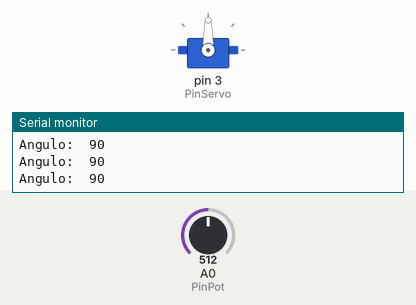
Recording of a sketch running on a simulated Arduino Uno, built with avr-gcc and run on an emulated ATmega328P. On the bench: servo, the last lines printed to the serial monitor. The test bench sets the inputs (shaded band); at power-on: A0 (PinPot) = 512.

Above: at 1.2 s.
1.3 s: A0 (PinPot) set to 556
At 2.3 s:
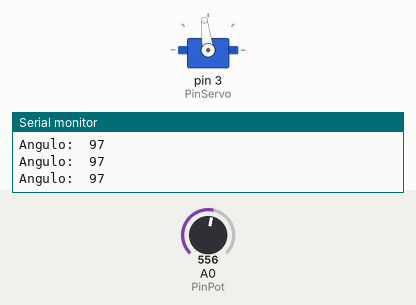
4.3 s: A0 (PinPot) set to 586
At 4.6 s:
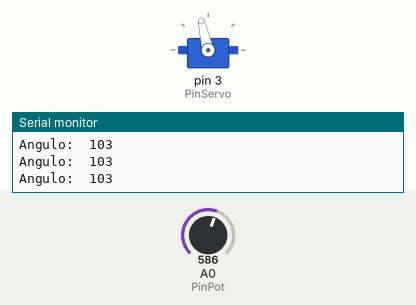
5.8 s: A0 (PinPot) set to 716
At 7.0 s:
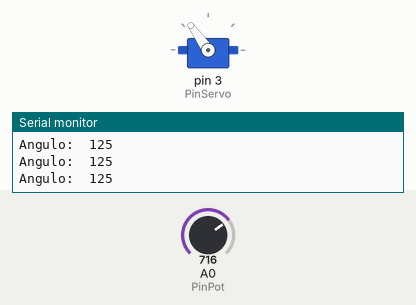
7.3 s: A0 (PinPot) set to 900
At 8.1 s:
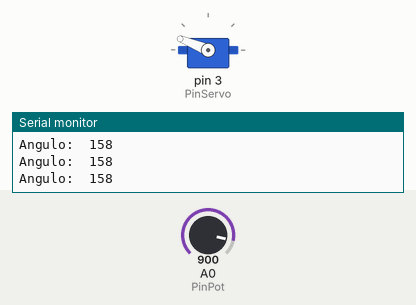
8.8 s: A0 (PinPot) set to 1023
At 9.2 s:
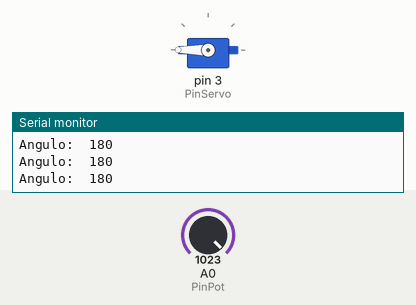
10.3 s: A0 (PinPot) set to 306
At 11.5 s:
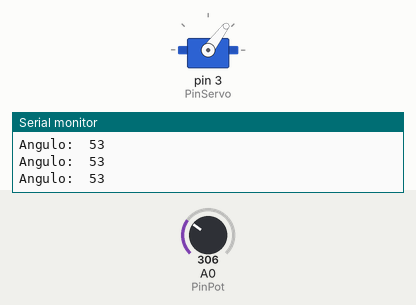
Timing chart, 0 to 12.8 s (numbered marks = the images above; inputs shaded):
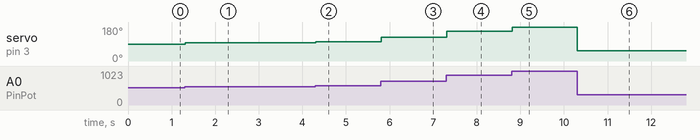

The sketch:

Potenciometro.ino
```cpp
/****************************************************************************************
 Potenciómetro

  Programa para controlar un servomotor con un Potenciómetro

 Conexiones:
  -----------------------
  Servo   -> Arduino
  -----------------------
  GND     ->   GND
  VCC     ->   5V (*)
  DATA    ->   D3
  -----------------------
  Potenciómetro-> Arduino
  -----------------------
  Pin 1    ->   5V
  Pin 2    ->   A0
  Pin 3    ->   GND
  ---------------
  * El VCC del servo conectar a los 5V del Arduino solo si es un motor de poca corriente como el SG90, para otros servos usar una fuente externa
  **Puede cambiar las conexiones a otros pines del arduino modificando las variables que definen los pines

 Programa basado en el ejemplo Knob de la librería Servo

 Última modificación el 25/08/2020

 Más información en:
   -https://naylampmechatronics.com/blog/33_Tutorial-uso-de-servomotores-con-arduino-.html
   -https://github.com/naylampmechatronics/Ejemplos_Servomotor

**************************************************************************************************/

#include <Servo.h>

Servo myservo;  //creamos un objeto servo

//definición de pines
const int PinServo = 3;
const int PinPot = A0;

void setup()
{
  myservo.attach(PinServo);  // asignamos el pin 9 al servo.
  // inicializar la comunicación serial(para visualizar en el monitor Serial):
  Serial.begin(9600);
}

void loop()
{
  int adc = analogRead(PinPot);  // realizamos la lectura del potenciometro
  int angulo = map(adc, 0, 1023, 0, 180);  // escalamos la lectura a un valor entre 0 y 180
  myservo.write(angulo);  // enviamos el valor escalado al servo.

  Serial.print("Angulo:  ");
  Serial.println(angulo);

  delay(10);
}
```

Measured:
- after the input at 1.3 s, servo on pin 3 (PinServo): 90° → 97° at once
- after the input at 4.3 s, servo on pin 3 (PinServo): 97° → 103° at once
- after the input at 5.8 s, servo on pin 3 (PinServo): 103° → 125° at once
- after the input at 7.3 s, servo on pin 3 (PinServo): 125° → 158° at once
- after the input at 8.8 s, servo on pin 3 (PinServo): 158° → 180° at once
- after the input at 10.3 s, servo on pin 3 (PinServo): 180° → 53° at once
